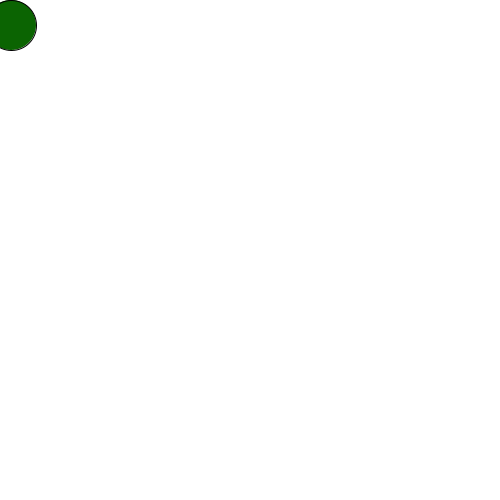
Frame 1 (no input)
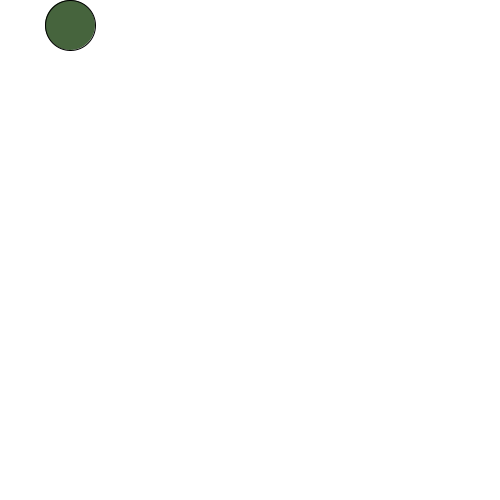
Frame 60 (the mouse pressed at the canvas centre just before this capture)
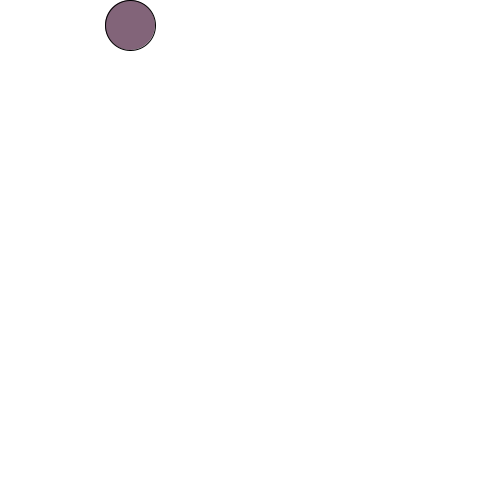
Frame 120 (the mouse held since frame 60 and released just before this capture)

The Processing sketch that drew these frames (run headless with seeded random() and noise(); from frame 60 on, the mouse is pressed at the canvas centre):

// Processing sketch: sketch_170626b
// ── sketch_170626b.pde
void setup (){
  print ("hello ");
  size (500, 500);
}
int value = 10;
int hi = 1;
void draw(){
  background(255,255,255);
  value=value +1;
  hi=hi + 1;
  fill(value, 100, hi);
  ellipse(value,25,50, 50);
}
